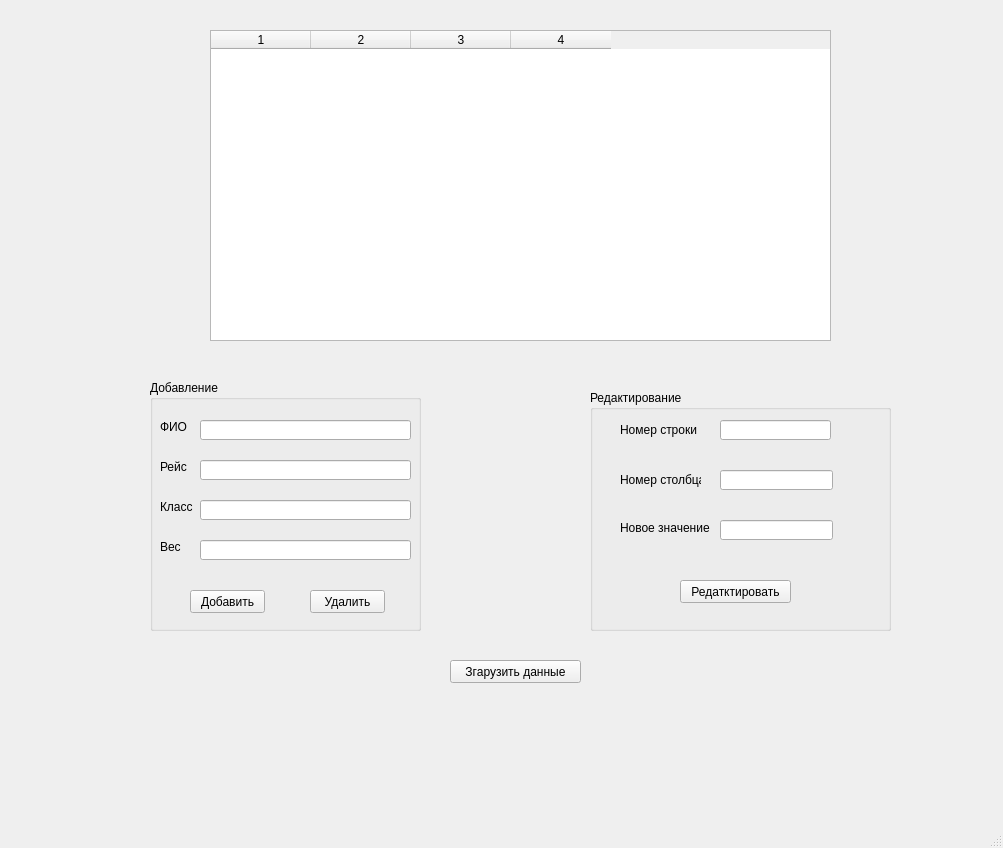
<?xml version="1.0" encoding="UTF-8"?>
<ui version="4.0">
 <class>MainWindow</class>
 <widget class="QMainWindow" name="MainWindow">
  <property name="geometry">
   <rect>
    <x>0</x>
    <y>0</y>
    <width>1003</width>
    <height>848</height>
   </rect>
  </property>
  <property name="minimumSize">
   <size>
    <width>800</width>
    <height>600</height>
   </size>
  </property>
  <property name="windowTitle">
   <string>Управление пассажирами</string>
  </property>
  <widget class="QWidget" name="centralwidget">
   <widget class="QTableWidget" name="tableWidget">
    <property name="geometry">
     <rect>
      <x>210</x>
      <y>30</y>
      <width>621</width>
      <height>311</height>
     </rect>
    </property>
    <property name="columnCount">
     <number>4</number>
    </property>
    <column/>
    <column/>
    <column/>
    <column/>
   </widget>
   <widget class="QPushButton" name="pushButton_load">
    <property name="geometry">
     <rect>
      <x>450</x>
      <y>660</y>
      <width>131</width>
      <height>23</height>
     </rect>
    </property>
    <property name="text">
     <string>Згарузить данные</string>
    </property>
   </widget>
   <widget class="QGroupBox" name="groupBox">
    <property name="geometry">
     <rect>
      <x>590</x>
      <y>390</y>
      <width>301</width>
      <height>241</height>
     </rect>
    </property>
    <property name="title">
     <string>Редактирование</string>
    </property>
    <widget class="QLineEdit" name="lineEdit_row">
     <property name="geometry">
      <rect>
       <x>130</x>
       <y>30</y>
       <width>111</width>
       <height>20</height>
      </rect>
     </property>
     <property name="text">
      <string/>
     </property>
    </widget>
    <widget class="QLineEdit" name="lineEdit_col">
     <property name="geometry">
      <rect>
       <x>130</x>
       <y>80</y>
       <width>113</width>
       <height>20</height>
      </rect>
     </property>
     <property name="text">
      <string/>
     </property>
    </widget>
    <widget class="QLineEdit" name="lineEdit_new_value">
     <property name="geometry">
      <rect>
       <x>130</x>
       <y>130</y>
       <width>113</width>
       <height>20</height>
      </rect>
     </property>
     <property name="text">
      <string/>
     </property>
    </widget>
    <widget class="QPushButton" name="pushButton_edit">
     <property name="geometry">
      <rect>
       <x>90</x>
       <y>190</y>
       <width>111</width>
       <height>23</height>
      </rect>
     </property>
     <property name="text">
      <string>Редатктировать</string>
     </property>
    </widget>
    <widget class="QLabel" name="label_5">
     <property name="geometry">
      <rect>
       <x>30</x>
       <y>30</y>
       <width>91</width>
       <height>20</height>
      </rect>
     </property>
     <property name="text">
      <string>Номер строки</string>
     </property>
    </widget>
    <widget class="QLabel" name="label_6">
     <property name="geometry">
      <rect>
       <x>30</x>
       <y>80</y>
       <width>81</width>
       <height>20</height>
      </rect>
     </property>
     <property name="text">
      <string>Номер столбца</string>
     </property>
    </widget>
    <widget class="QLabel" name="label_7">
     <property name="geometry">
      <rect>
       <x>30</x>
       <y>130</y>
       <width>91</width>
       <height>16</height>
      </rect>
     </property>
     <property name="text">
      <string>Новое значение</string>
     </property>
    </widget>
   </widget>
   <widget class="QGroupBox" name="groupBox_2">
    <property name="geometry">
     <rect>
      <x>150</x>
      <y>380</y>
      <width>271</width>
      <height>251</height>
     </rect>
    </property>
    <property name="title">
     <string>Добавление</string>
    </property>
    <widget class="QPushButton" name="pushButton_add">
     <property name="geometry">
      <rect>
       <x>40</x>
       <y>210</y>
       <width>75</width>
       <height>23</height>
      </rect>
     </property>
     <property name="text">
      <string>Добавить</string>
     </property>
    </widget>
    <widget class="QLabel" name="label_4">
     <property name="geometry">
      <rect>
       <x>10</x>
       <y>160</y>
       <width>47</width>
       <height>13</height>
      </rect>
     </property>
     <property name="text">
      <string>Вес</string>
     </property>
    </widget>
    <widget class="QLineEdit" name="lineEdit_name">
     <property name="geometry">
      <rect>
       <x>50</x>
       <y>40</y>
       <width>211</width>
       <height>20</height>
      </rect>
     </property>
     <property name="text">
      <string/>
     </property>
    </widget>
    <widget class="QLineEdit" name="lineEdit_weight">
     <property name="geometry">
      <rect>
       <x>50</x>
       <y>160</y>
       <width>211</width>
       <height>20</height>
      </rect>
     </property>
     <property name="text">
      <string/>
     </property>
    </widget>
    <widget class="QLabel" name="label_2">
     <property name="geometry">
      <rect>
       <x>10</x>
       <y>80</y>
       <width>47</width>
       <height>13</height>
      </rect>
     </property>
     <property name="text">
      <string>Рейс</string>
     </property>
    </widget>
    <widget class="QLabel" name="label_3">
     <property name="geometry">
      <rect>
       <x>10</x>
       <y>120</y>
       <width>47</width>
       <height>13</height>
      </rect>
     </property>
     <property name="text">
      <string>Класс</string>
     </property>
    </widget>
    <widget class="QLineEdit" name="lineEdit_class">
     <property name="geometry">
      <rect>
       <x>50</x>
       <y>120</y>
       <width>211</width>
       <height>20</height>
      </rect>
     </property>
     <property name="text">
      <string/>
     </property>
    </widget>
    <widget class="QLabel" name="label">
     <property name="geometry">
      <rect>
       <x>10</x>
       <y>40</y>
       <width>47</width>
       <height>13</height>
      </rect>
     </property>
     <property name="text">
      <string>ФИО</string>
     </property>
    </widget>
    <widget class="QLineEdit" name="lineEdit_flight">
     <property name="geometry">
      <rect>
       <x>50</x>
       <y>80</y>
       <width>211</width>
       <height>20</height>
      </rect>
     </property>
     <property name="text">
      <string/>
     </property>
    </widget>
    <widget class="QPushButton" name="pushButton_delete">
     <property name="geometry">
      <rect>
       <x>160</x>
       <y>210</y>
       <width>75</width>
       <height>23</height>
      </rect>
     </property>
     <property name="text">
      <string>Удалить</string>
     </property>
    </widget>
   </widget>
  </widget>
  <widget class="QMenuBar" name="menubar">
   <property name="geometry">
    <rect>
     <x>0</x>
     <y>0</y>
     <width>1003</width>
     <height>21</height>
    </rect>
   </property>
  </widget>
  <widget class="QStatusBar" name="statusbar"/>
 </widget>
 <resources/>
 <connections/>
</ui>
